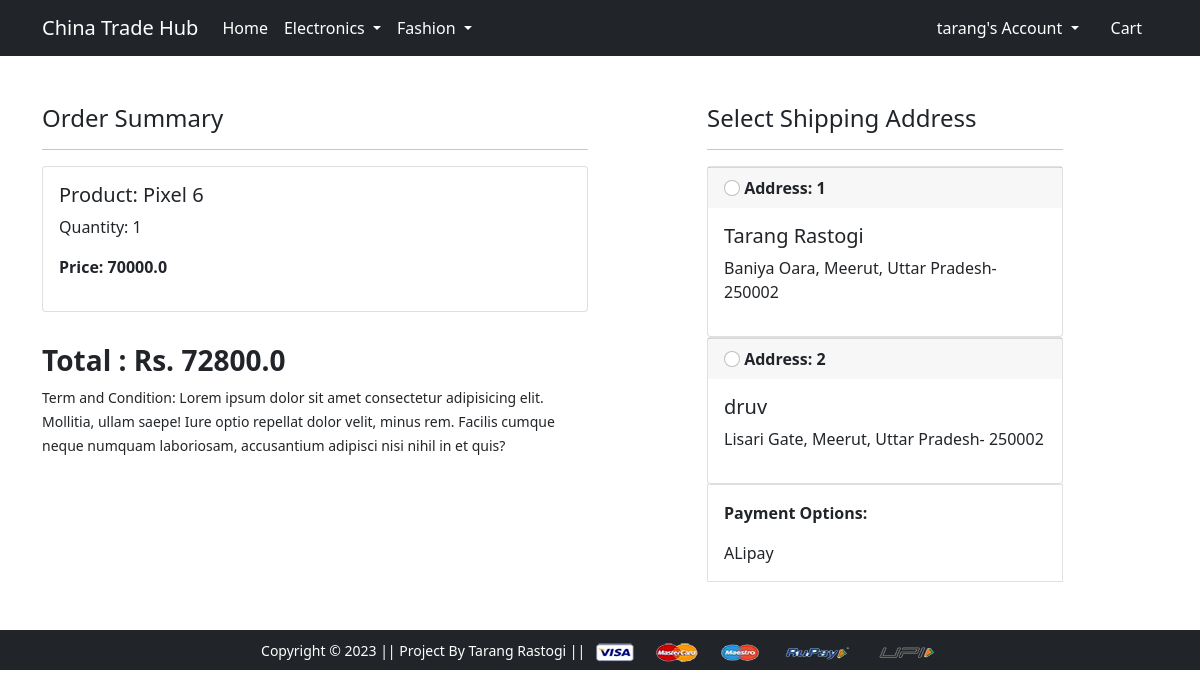
Screenshot of /checkout/ (signed in) with the database file from the repository.
### app/models.py (models this page shows, shortened)
class Cart(models.Model):
    user = models.ForeignKey(User , on_delete=models.CASCADE)
    product = models.ForeignKey(Product , on_delete=models.CASCADE)
    quantity = models.PositiveIntegerField(default=1)
    @property
    def total_cost(self):
        return self.quantity*self.product.discounted_price

class Product(models.Model):
    title = models.CharField(max_length=100)
    selling_price = models.FloatField()
    discounted_price = models.FloatField()
    description = models.TextField()
    brand = models.CharField(max_length=100)
    category = models.CharField(choices = CATEGORY_CHOICES , max_length=2)
    product_image = models.ImageField(upload_to='productimg')

class Customer(models.Model):
    user = models.ForeignKey(User , on_delete=models.CASCADE)
    name = models.CharField(max_length=200)
    locality = models.CharField(max_length=200)
    city = models.CharField(max_length=200)
    zipcode = models.IntegerField()
    state = models.CharField(choices = STATE_CHOICES , max_length=50)

### app/views.py (the view)
# urls.py: path('checkout/', views.checkout, name='checkout'),
@login_required
def checkout(request):
    user = request.user
    add = Customer.objects.filter(user = user)
    cart_items = Cart.objects.filter(user = user)
    amount = 0.0
    amount = 0.0
    shipping_amount = 0.0
    total_amount = 0.0
    cart_product = [p for p in Cart.objects.all() if p.user == user]
    for p in cart_product:
        tempamt = (p.quantity* p.product.discounted_price)
        amount+=tempamt
        tempshippingamount = tempamt*0.04
        shipping_amount +=tempshippingamount
        total_amount = amount + shipping_amount
    return render(request, 'app/checkout.html'  , {'add' : add , 'totalamount': total_amount , 'cart_items' : cart_items} )

### app/templates/app/checkout.html (shortened to what this page needs)
{% extends 'app/base.html' %}
{% load static %}
{% block main-content %}
<div class="container">
 <div class="row mt-5">
  <div class="col-sm-6">
    <h4>Order Summary</h4>
    <hr>
    {% for item in cart_items %}
      <div class="card mb-2">
        <div class="card-body">
          <h5>Product: {{item.product.title}}</h5>
          <p>Quantity: {{item.quantity}}</p>
          <p class="fw-bold">Price: {{item.total_cost}}</p>
        </div>
      </div>
    {% endfor %}
    <br>
    <p class = "fw-bold h3">Total : Rs. {{totalamount}}</p>
    <small>Term and Condition: Lorem ipsum dolor sit amet consectetur adipisicing elit. Mollitia, ullam saepe! Iure optio repellat dolor velit, minus rem. Facilis cumque neque numquam laboriosam, accusantium adipisci nisi nihil in et quis?</small>
  </div>
  <div class="col-sm-4 offset-sm-1">
    <h4>Select Shipping Address</h4>
    <hr>
    <form action="/paymentdone" id = "myform">
    {% for ad in add %}
      <div class="card">
        <div class="card-footer">
          <input class="form-check-input" type="radio" name="custid" id="custadd{{forloop.counter}}" value="{{ad.id}}">
          <label class="form-check-label fw-bold" for="custadd{{forloop.counter}}">
            Address: {{ forloop.counter }} </label>
        </div>
        <div class="card-body">
          <h5>{{ad.name}}</h5>
          <p>{{ad.locality}}, {{ad.city}}, {{ad.state}}- {{ad.zipcode}}</p>
        </div>
      </div>
      {% endfor %}
      <div class="border p-3">
        <p class="fw-bold">Payment Options:</p>
        <div> ALipay</div>
      </div>
    </form>
  </div>
</div>
</div>
{% endblock main-content %}

### app/templates/app/base.html (shortened to what this page needs)
<!doctype html>
{% load static %}
<html lang="en">
  <head>
    <link href="https://cdn.jsdelivr.net/npm/bootstrap@5.0.0-beta1/dist/css/bootstrap.min.css" rel="stylesheet">
    <link rel="stylesheet" href="{% static 'app/css/owl.carousel.min.css' %}">
    <link rel="stylesheet" href="{% static 'app/css/all.min.css' %}">
    <link rel="stylesheet" href="{% static 'app/css/style.css' %}">
  </head>
  <body class = "{% block body_class %}{% endblock %}" >
    <nav class="navbar navbar-expand-lg navbar-dark bg-dark">
     <div class="container">
       <a class="navbar-brand" href="/">China Trade Hub</a>
       <div class="collapse navbar-collapse" id="navbarSupportedContent">
         <ul class="navbar-nav me-auto mb-2 mb-lg-0">
           <li class="nav-item">
             <a class="nav-link active" aria-current="page" href="/">Home</a>
           </li>
           <li class="nav-item dropdown">
             <a class="nav-link dropdown-toggle text-white" href="#" id="electronicsDropdown" role="button" data-bs-toggle="dropdown" aria-expanded="false">
               Electronics
             </a>
           </li>
           <li class="nav-item dropdown">
             <a class="nav-link dropdown-toggle text-white" href="#" id="fashionDropdown" role="button" data-bs-toggle="dropdown" aria-expanded="false">
               Fashion
             </a>
           </li>
         </ul>
         <div>
          <ul class="navbar-nav me-auto mb-2 mb-lg-0">
          {% if request.user.is_authenticated %}
           <li class="nav-item dropdown mx-2">
              <a class="nav-link dropdown-toggle text-white" href="#" id="profileDropdown" role="button" data-bs-toggle="dropdown" aria-expanded="false">
                {{request.user}}'s Account
              </a>
            </li>
            <li class="nav-item mx-2">
             <a href="{% url 'showcart' %}" class="nav-link text-white"> Cart </a>
            </li>
            {% endif %}
          </ul>
         </div>
       </div>
     </div>
    </nav>
    {% block main-content %} {% endblock main-content %}
    <footer class="container-fluid bg-dark text-center p-2 mt-5"  style =   "position: relative;
    bottom: 0; ">
        <small class="text-white">Copyright &copy; 2023 || Project By Tarang Rastogi || </small>
        <img src="{% static 'app/images/payment.png' %}" alt="" srcset="" class="img-fluid" height="2px">
    </footer>
  </body>
</html>

### rows the page displays
Cart: product "Pixel 6", quantity "1", total_cost "70000.0"
Customer: name "Tarang Rastogi", locality "Baniya Oara", city "Meerut", state "Uttar Pradesh", zipcode "250002"
Customer: name "druv", locality "Lisari Gate", city "Meerut", state "Uttar Pradesh", zipcode "250002"

### other values shown
{{ request.user }} "tarang"
{{ totalamount }} "72800.0"
